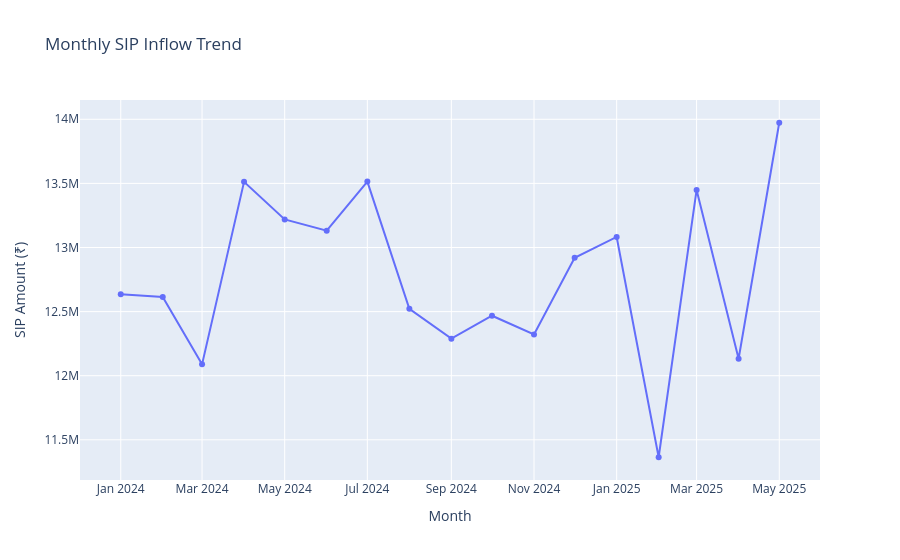

Notebook source saved alongside this figure:
### Markdown cell above
# Chart 3: Monthly SIP Inflow Trend

**Objective:**
This chart shows the monthly SIP (Systematic Investment Plan) inflow trend over the analysis period. It helps identify growth in SIP investments and monthly investment patterns.

### Code cell
import pandas as pd
import plotly.express as px

# Convert transaction_date to datetime
transactions["transaction_date"] = pd.to_datetime(transactions["transaction_date"])

# Keep only SIP transactions
sip = transactions[transactions["transaction_type"] == "SIP"].copy()

# Create Year-Month column
sip["month"] = sip["transaction_date"].dt.to_period("M").astype(str)

# Monthly SIP inflow
monthly_sip = sip.groupby("month")["amount_inr"].sum().reset_index()

# Plot
fig = px.line(
    monthly_sip,
    x="month",
    y="amount_inr",
    title="Monthly SIP Inflow Trend",
    markers=True
)

fig.update_layout(
    xaxis_title="Month",
    yaxis_title="SIP Amount (₹)"
)
fig.write_image("../reports/chart_03.png", scale=3)
fig.show()

### Figure 1 — Plotly figure (JSON) as saved in the notebook; plotly's stock layout.template omitted (floating-point values rounded to 4 significant figures)
{"data": [{"hovertemplate": "month=%{x}<br>amount_inr=%{y}<extra></extra>", "legendgroup": "", "line": {"color": "#636efa", "dash": "solid"}, "marker": {"symbol": "circle"}, "mode": "lines+markers", "name": "", "orientation": "v", "showlegend": false, "type": "scatter", "x": ["2024-01", "2024-02", "2024-03", "2024-04", "2024-05", "2024-06", "2024-07", "2024-08", "2024-09", "2024-10", "2024-11", "2024-12", "2025-01", "2025-02", "2025-03", "2025-04", "2025-05"], "xaxis": "x", "y": [12635349, 12613376, 12088413, 13512385, 13218606, 13131150, 13513884, 12521433, 12288778, 12467875, 12321673, 12920130, 13082145, 11363922, 13449360, 12132001, 13973011], "yaxis": "y"}], "layout": {"legend": {"tracegroupgap": 0}, "title": {"text": "Monthly SIP Inflow Trend"}, "xaxis": {"anchor": "y", "domain": [0, 1], "title": {"text": "Month"}}, "yaxis": {"anchor": "x", "domain": [0, 1], "title": {"text": "SIP Amount (₹)"}}}}
